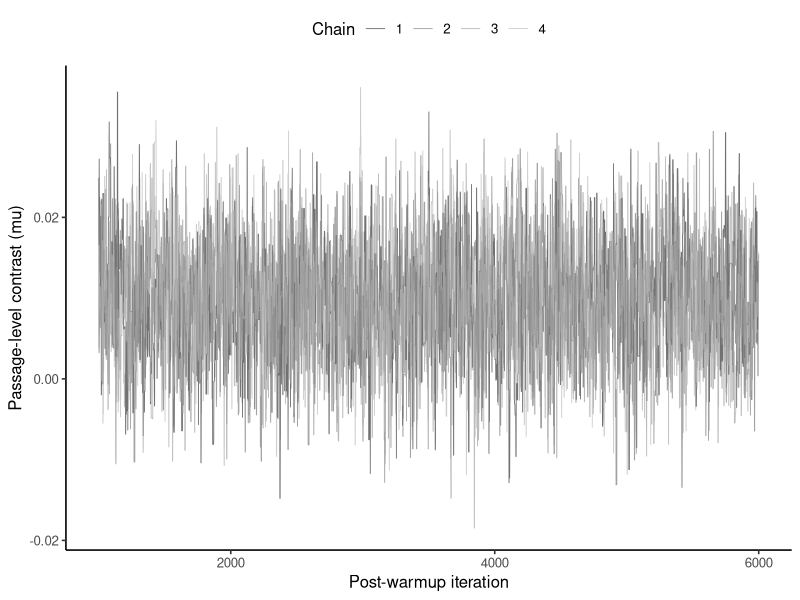

Source code (R):
## ---- chunk 1
#| label: fit-provo-metropolis-hastings
library(ggplot2)

provo <- read.csv("data/provo/passage-summaries.csv", stringsAsFactors = FALSE)
y <- provo$noun_minus_verb_log_ffd
nu <- 4
prior_scale <- 2 * sd(y)
log_sum_exp <- function(x) { m <- max(x); m + log(sum(exp(x - m))) }
log_target <- function(eta) {
  mu <- eta[1]; sigma <- exp(eta[2])
  sum(dt((y - mu) / sigma, df = nu, log = TRUE) - log(sigma)) +
    dnorm(mu, 0, prior_scale, log = TRUE) +
    log(2) + dnorm(sigma, 0, prior_scale, log = TRUE) + eta[2]
}
mode_fit <- optim(c(median(y), log(mad(y))),
                  function(eta) -log_target(eta), method = "BFGS",
                  hessian = TRUE,
                  control = list(reltol = 1e-12, maxit = 1000L))
local_sd <- sqrt(diag(solve(mode_fit$hessian)))
grid <- expand.grid(
  mu = seq(mode_fit$par[1] - 7 * local_sd[1],
           mode_fit$par[1] + 7 * local_sd[1], length.out = 321L),
  log_sigma = seq(mode_fit$par[2] - 7 * local_sd[2],
                  mode_fit$par[2] + 7 * local_sd[2], length.out = 321L)
)
grid$log_kernel <- apply(grid, 1, log_target)
grid$weight <- exp(grid$log_kernel - log_sum_exp(grid$log_kernel))
grid_values <- as.matrix(grid[, c("mu", "log_sigma")])
grid_mean <- colSums(grid_values * grid$weight)
centered <- sweep(grid_values, 2, grid_mean, "-")
grid_covariance <- crossprod(centered * sqrt(grid$weight))
proposal_cholesky <- chol((2.38^2 / 2) * grid_covariance)
posterior_cholesky <- t(chol(grid_covariance))
initial_z <- rbind(c(-2, -1), c(-.6, 1), c(.6, -1), c(2, 1))
initial <- t(vapply(seq_len(4), function(chain) {
  grid_mean + posterior_cholesky %*% initial_z[chain, ]
}, numeric(2)))

set.seed(2026101804)
iterations <- 6000L
warmup <- 1000L
chain_rows <- vector("list", 4L)
for (chain in seq_len(4L)) {
  current <- initial[chain, ]
  current_log_target <- log_target(current)
  rows <- vector("list", iterations)
  for (iteration in seq_len(iterations)) {
    proposal <- current + drop(rnorm(2) %*% proposal_cholesky)
    log_ratio <- log_target(proposal) - current_log_target
    accepted <- log(runif(1)) < min(0, log_ratio)
    previous <- current
    if (accepted) {
      current <- proposal
      current_log_target <- log_target(current)
    }
    rows[[iteration]] <- data.frame(
      chain, iteration, previous_mu = previous[1],
      proposed_mu = proposal[1], log_acceptance_ratio = log_ratio,
      accepted, mu = current[1], sigma = exp(current[2])
    )
  }
  chain_rows[[chain]] <- do.call(rbind, rows)
}
chains <- do.call(rbind, chain_rows)
saved <- subset(chains, iteration > warmup)
mh_summary <- do.call(rbind, lapply(split(saved, saved$chain), function(x) {
  data.frame(chain = x$chain[1], acceptance = mean(x$accepted),
             mean_mu = mean(x$mu), mean_sigma = mean(x$sigma))
}))

stopifnot(length(y) == 55L,
          all(mh_summary$acceptance > .33 & mh_summary$acceptance < .36))
mh_summary
## ---- chunk 2
#| label: plot-provo-metropolis-traces
#| fig-cap: "Four post-warmup random-walk MH chains targeting the passage-level Student-t model."
trace_opacity <- .65
ggplot(saved, aes(iteration, mu, group = factor(chain), color = factor(chain))) +
  geom_line(alpha = trace_opacity, linewidth = .3) +
  scale_color_grey(start = .15, end = .7) +
  labs(x = "Post-warmup iteration", y = "Passage-level contrast (mu)",
       color = "Chain") +
  theme_classic(base_size = 12) +
  theme(legend.position = "top")
